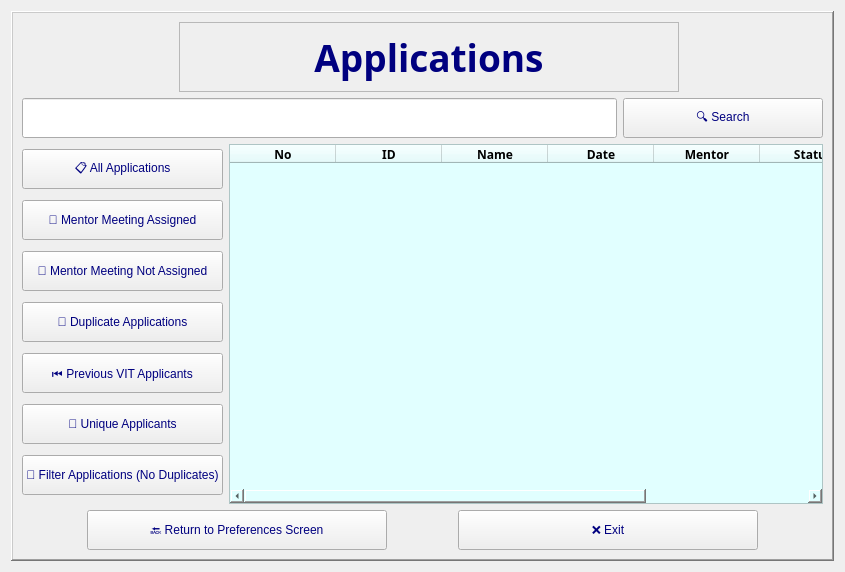
<?xml version="1.0" encoding="UTF-8"?>
<ui version="4.0">
 <class>Applications_page</class>
 <widget class="QWidget" name="Applications_page">
  <property name="geometry">
   <rect>
    <x>0</x>
    <y>0</y>
    <width>845</width>
    <height>572</height>
   </rect>
  </property>
  <property name="windowTitle">
   <string>Applications</string>
  </property>
  <layout class="QGridLayout" name="gridLayout_2">
   <item row="0" column="0">
    <widget class="QFrame" name="frame">
     <property name="frameShape">
      <enum>QFrame::WinPanel</enum>
     </property>
     <property name="frameShadow">
      <enum>QFrame::Raised</enum>
     </property>
     <layout class="QGridLayout" name="gridLayout">
      <item row="0" column="0" colspan="2">
       <layout class="QHBoxLayout" name="horizontalLayout_5">
        <item>
         <widget class="QLabel" name="label">
          <property name="maximumSize">
           <size>
            <width>160</width>
            <height>50</height>
           </size>
          </property>
          <property name="autoFillBackground">
           <bool>false</bool>
          </property>
          <property name="text">
           <string/>
          </property>
          <property name="pixmap">
           <pixmap resource="../images/crm_project.qrc">:/logo_wh/logo.png</pixmap>
          </property>
          <property name="scaledContents">
           <bool>true</bool>
          </property>
         </widget>
        </item>
        <item>
         <spacer name="horizontalSpacer_3">
          <property name="orientation">
           <enum>Qt::Horizontal</enum>
          </property>
          <property name="sizeHint" stdset="0">
           <size>
            <width>40</width>
            <height>20</height>
           </size>
          </property>
         </spacer>
        </item>
        <item>
         <widget class="QLabel" name="label_applications">
          <property name="minimumSize">
           <size>
            <width>500</width>
            <height>70</height>
           </size>
          </property>
          <property name="maximumSize">
           <size>
            <width>400</width>
            <height>70</height>
           </size>
          </property>
          <property name="palette">
           <palette>
            <active>
             <colorrole role="WindowText">
              <brush brushstyle="SolidPattern">
               <color alpha="255">
                <red>0</red>
                <green>0</green>
                <blue>127</blue>
               </color>
              </brush>
             </colorrole>
            </active>
            <inactive>
             <colorrole role="WindowText">
              <brush brushstyle="SolidPattern">
               <color alpha="255">
                <red>0</red>
                <green>0</green>
                <blue>127</blue>
               </color>
              </brush>
             </colorrole>
            </inactive>
            <disabled/>
           </palette>
          </property>
          <property name="font">
           <font>
            <family>Bahnschrift SemiBold SemiConden</family>
            <pointsize>28</pointsize>
            <bold>true</bold>
            <stylestrategy>PreferDefault</stylestrategy>
           </font>
          </property>
          <property name="mouseTracking">
           <bool>true</bool>
          </property>
          <property name="contextMenuPolicy">
           <enum>Qt::DefaultContextMenu</enum>
          </property>
          <property name="autoFillBackground">
           <bool>false</bool>
          </property>
          <property name="frameShape">
           <enum>QFrame::StyledPanel</enum>
          </property>
          <property name="frameShadow">
           <enum>QFrame::Raised</enum>
          </property>
          <property name="lineWidth">
           <number>3</number>
          </property>
          <property name="midLineWidth">
           <number>1</number>
          </property>
          <property name="text">
           <string>Applications</string>
          </property>
          <property name="textFormat">
           <enum>Qt::AutoText</enum>
          </property>
          <property name="scaledContents">
           <bool>false</bool>
          </property>
          <property name="alignment">
           <set>Qt::AlignCenter</set>
          </property>
          <property name="wordWrap">
           <bool>false</bool>
          </property>
          <property name="openExternalLinks">
           <bool>false</bool>
          </property>
         </widget>
        </item>
        <item>
         <spacer name="horizontalSpacer_4">
          <property name="orientation">
           <enum>Qt::Horizontal</enum>
          </property>
          <property name="sizeHint" stdset="0">
           <size>
            <width>40</width>
            <height>20</height>
           </size>
          </property>
         </spacer>
        </item>
       </layout>
      </item>
      <item row="1" column="0" colspan="2">
       <layout class="QHBoxLayout" name="horizontalLayout_7">
        <item>
         <widget class="QLineEdit" name="inputSearch">
          <property name="minimumSize">
           <size>
            <width>0</width>
            <height>40</height>
           </size>
          </property>
          <property name="maximumSize">
           <size>
            <width>16777215</width>
            <height>40</height>
           </size>
          </property>
          <property name="text">
           <string/>
          </property>
          <property name="placeholderText">
           <string/>
          </property>
         </widget>
        </item>
        <item>
         <widget class="QPushButton" name="btnSearch">
          <property name="minimumSize">
           <size>
            <width>200</width>
            <height>40</height>
           </size>
          </property>
          <property name="maximumSize">
           <size>
            <width>16777215</width>
            <height>40</height>
           </size>
          </property>
          <property name="palette">
           <palette>
            <active>
             <colorrole role="ButtonText">
              <brush brushstyle="SolidPattern">
               <color alpha="255">
                <red>0</red>
                <green>0</green>
                <blue>127</blue>
               </color>
              </brush>
             </colorrole>
            </active>
            <inactive>
             <colorrole role="ButtonText">
              <brush brushstyle="SolidPattern">
               <color alpha="255">
                <red>0</red>
                <green>0</green>
                <blue>127</blue>
               </color>
              </brush>
             </colorrole>
            </inactive>
            <disabled/>
           </palette>
          </property>
          <property name="text">
           <string>🔍 Search</string>
          </property>
         </widget>
        </item>
       </layout>
      </item>
      <item row="2" column="0">
       <layout class="QHBoxLayout" name="horizontalLayout_2">
        <item>
         <layout class="QVBoxLayout" name="verticalLayout">
          <item>
           <widget class="QPushButton" name="btnAllApplications">
            <property name="minimumSize">
             <size>
              <width>0</width>
              <height>0</height>
             </size>
            </property>
            <property name="maximumSize">
             <size>
              <width>16777215</width>
              <height>40</height>
             </size>
            </property>
            <property name="palette">
             <palette>
              <active>
               <colorrole role="ButtonText">
                <brush brushstyle="SolidPattern">
                 <color alpha="255">
                  <red>0</red>
                  <green>0</green>
                  <blue>127</blue>
                 </color>
                </brush>
               </colorrole>
              </active>
              <inactive>
               <colorrole role="ButtonText">
                <brush brushstyle="SolidPattern">
                 <color alpha="255">
                  <red>0</red>
                  <green>0</green>
                  <blue>127</blue>
                 </color>
                </brush>
               </colorrole>
              </inactive>
              <disabled/>
             </palette>
            </property>
            <property name="text">
             <string>📋 All Applications</string>
            </property>
           </widget>
          </item>
          <item>
           <widget class="QPushButton" name="btnMentorDefined">
            <property name="minimumSize">
             <size>
              <width>0</width>
              <height>0</height>
             </size>
            </property>
            <property name="maximumSize">
             <size>
              <width>16777215</width>
              <height>40</height>
             </size>
            </property>
            <property name="palette">
             <palette>
              <active>
               <colorrole role="ButtonText">
                <brush brushstyle="SolidPattern">
                 <color alpha="255">
                  <red>0</red>
                  <green>0</green>
                  <blue>127</blue>
                 </color>
                </brush>
               </colorrole>
              </active>
              <inactive>
               <colorrole role="ButtonText">
                <brush brushstyle="SolidPattern">
                 <color alpha="255">
                  <red>0</red>
                  <green>0</green>
                  <blue>127</blue>
                 </color>
                </brush>
               </colorrole>
              </inactive>
              <disabled/>
             </palette>
            </property>
            <property name="text">
             <string>👥 Mentor Meeting Assigned</string>
            </property>
           </widget>
          </item>
          <item>
           <widget class="QPushButton" name="btnMentorUndefined">
            <property name="minimumSize">
             <size>
              <width>0</width>
              <height>0</height>
             </size>
            </property>
            <property name="maximumSize">
             <size>
              <width>16777215</width>
              <height>40</height>
             </size>
            </property>
            <property name="palette">
             <palette>
              <active>
               <colorrole role="ButtonText">
                <brush brushstyle="SolidPattern">
                 <color alpha="255">
                  <red>0</red>
                  <green>0</green>
                  <blue>127</blue>
                 </color>
                </brush>
               </colorrole>
              </active>
              <inactive>
               <colorrole role="ButtonText">
                <brush brushstyle="SolidPattern">
                 <color alpha="255">
                  <red>0</red>
                  <green>0</green>
                  <blue>127</blue>
                 </color>
                </brush>
               </colorrole>
              </inactive>
              <disabled/>
             </palette>
            </property>
            <property name="text">
             <string>🚫 Mentor Meeting Not Assigned</string>
            </property>
           </widget>
          </item>
          <item>
           <widget class="QPushButton" name="btnVIT1Records">
            <property name="minimumSize">
             <size>
              <width>0</width>
              <height>0</height>
             </size>
            </property>
            <property name="maximumSize">
             <size>
              <width>16777215</width>
              <height>40</height>
             </size>
            </property>
            <property name="palette">
             <palette>
              <active>
               <colorrole role="ButtonText">
                <brush brushstyle="SolidPattern">
                 <color alpha="255">
                  <red>0</red>
                  <green>0</green>
                  <blue>127</blue>
                 </color>
                </brush>
               </colorrole>
              </active>
              <inactive>
               <colorrole role="ButtonText">
                <brush brushstyle="SolidPattern">
                 <color alpha="255">
                  <red>0</red>
                  <green>0</green>
                  <blue>127</blue>
                 </color>
                </brush>
               </colorrole>
              </inactive>
              <disabled/>
             </palette>
            </property>
            <property name="text">
             <string>🔁 Duplicate Applications</string>
            </property>
           </widget>
          </item>
          <item>
           <widget class="QPushButton" name="btnVIT2Records">
            <property name="minimumSize">
             <size>
              <width>0</width>
              <height>0</height>
             </size>
            </property>
            <property name="maximumSize">
             <size>
              <width>16777215</width>
              <height>40</height>
             </size>
            </property>
            <property name="palette">
             <palette>
              <active>
               <colorrole role="ButtonText">
                <brush brushstyle="SolidPattern">
                 <color alpha="255">
                  <red>0</red>
                  <green>0</green>
                  <blue>127</blue>
                 </color>
                </brush>
               </colorrole>
              </active>
              <inactive>
               <colorrole role="ButtonText">
                <brush brushstyle="SolidPattern">
                 <color alpha="255">
                  <red>0</red>
                  <green>0</green>
                  <blue>127</blue>
                 </color>
                </brush>
               </colorrole>
              </inactive>
              <disabled/>
             </palette>
            </property>
            <property name="text">
             <string>⏮️ Previous VIT Applicants</string>
            </property>
           </widget>
          </item>
          <item>
           <widget class="QPushButton" name="pushButton">
            <property name="minimumSize">
             <size>
              <width>0</width>
              <height>0</height>
             </size>
            </property>
            <property name="maximumSize">
             <size>
              <width>16777215</width>
              <height>40</height>
             </size>
            </property>
            <property name="palette">
             <palette>
              <active>
               <colorrole role="ButtonText">
                <brush brushstyle="SolidPattern">
                 <color alpha="255">
                  <red>0</red>
                  <green>0</green>
                  <blue>127</blue>
                 </color>
                </brush>
               </colorrole>
              </active>
              <inactive>
               <colorrole role="ButtonText">
                <brush brushstyle="SolidPattern">
                 <color alpha="255">
                  <red>0</red>
                  <green>0</green>
                  <blue>127</blue>
                 </color>
                </brush>
               </colorrole>
              </inactive>
              <disabled/>
             </palette>
            </property>
            <property name="text">
             <string>🧩 Unique Applicants</string>
            </property>
           </widget>
          </item>
          <item>
           <widget class="QPushButton" name="pushButton_2">
            <property name="minimumSize">
             <size>
              <width>0</width>
              <height>0</height>
             </size>
            </property>
            <property name="maximumSize">
             <size>
              <width>16777215</width>
              <height>40</height>
             </size>
            </property>
            <property name="palette">
             <palette>
              <active>
               <colorrole role="ButtonText">
                <brush brushstyle="SolidPattern">
                 <color alpha="255">
                  <red>0</red>
                  <green>0</green>
                  <blue>127</blue>
                 </color>
                </brush>
               </colorrole>
              </active>
              <inactive>
               <colorrole role="ButtonText">
                <brush brushstyle="SolidPattern">
                 <color alpha="255">
                  <red>0</red>
                  <green>0</green>
                  <blue>127</blue>
                 </color>
                </brush>
               </colorrole>
              </inactive>
              <disabled/>
             </palette>
            </property>
            <property name="text">
             <string>🧹 Filter Applications (No Duplicates)</string>
            </property>
           </widget>
          </item>
         </layout>
        </item>
       </layout>
      </item>
      <item row="2" column="1">
       <widget class="QTableWidget" name="tableApplications">
        <property name="enabled">
         <bool>true</bool>
        </property>
        <property name="minimumSize">
         <size>
          <width>0</width>
          <height>0</height>
         </size>
        </property>
        <property name="maximumSize">
         <size>
          <width>16777215</width>
          <height>400</height>
         </size>
        </property>
        <property name="font">
         <font>
          <family>Modern</family>
          <bold>false</bold>
          <kerning>true</kerning>
         </font>
        </property>
        <property name="styleSheet">
         <string notr="true">background-color: rgb(225, 255, 255);
selection-color: rgb(85, 170, 255);</string>
        </property>
        <attribute name="horizontalHeaderVisible">
         <bool>true</bool>
        </attribute>
        <attribute name="horizontalHeaderCascadingSectionResizes">
         <bool>false</bool>
        </attribute>
        <attribute name="horizontalHeaderDefaultSectionSize">
         <number>106</number>
        </attribute>
        <attribute name="horizontalHeaderHighlightSections">
         <bool>true</bool>
        </attribute>
        <attribute name="horizontalHeaderStretchLastSection">
         <bool>false</bool>
        </attribute>
        <column>
         <property name="text">
          <string>No</string>
         </property>
         <property name="font">
          <font>
           <bold>true</bold>
           <kerning>false</kerning>
          </font>
         </property>
        </column>
        <column>
         <property name="text">
          <string>ID</string>
         </property>
         <property name="font">
          <font>
           <bold>true</bold>
          </font>
         </property>
        </column>
        <column>
         <property name="text">
          <string>Name</string>
         </property>
         <property name="font">
          <font>
           <bold>true</bold>
          </font>
         </property>
        </column>
        <column>
         <property name="text">
          <string>Date</string>
         </property>
         <property name="font">
          <font>
           <bold>true</bold>
          </font>
         </property>
        </column>
        <column>
         <property name="text">
          <string>Mentor</string>
         </property>
         <property name="font">
          <font>
           <bold>true</bold>
          </font>
         </property>
        </column>
        <column>
         <property name="text">
          <string>Status</string>
         </property>
         <property name="font">
          <font>
           <bold>true</bold>
          </font>
         </property>
        </column>
        <column>
         <property name="text">
          <string>Interview</string>
         </property>
         <property name="font">
          <font>
           <bold>true</bold>
          </font>
         </property>
        </column>
       </widget>
      </item>
      <item row="3" column="0" colspan="2">
       <layout class="QHBoxLayout" name="horizontalLayout">
        <item>
         <spacer name="horizontalSpacer">
          <property name="orientation">
           <enum>Qt::Horizontal</enum>
          </property>
          <property name="sizeHint" stdset="0">
           <size>
            <width>40</width>
            <height>20</height>
           </size>
          </property>
         </spacer>
        </item>
        <item>
         <widget class="QPushButton" name="btnReturnPreferences">
          <property name="minimumSize">
           <size>
            <width>300</width>
            <height>40</height>
           </size>
          </property>
          <property name="maximumSize">
           <size>
            <width>200</width>
            <height>40</height>
           </size>
          </property>
          <property name="palette">
           <palette>
            <active>
             <colorrole role="ButtonText">
              <brush brushstyle="SolidPattern">
               <color alpha="255">
                <red>0</red>
                <green>0</green>
                <blue>127</blue>
               </color>
              </brush>
             </colorrole>
            </active>
            <inactive>
             <colorrole role="ButtonText">
              <brush brushstyle="SolidPattern">
               <color alpha="255">
                <red>0</red>
                <green>0</green>
                <blue>127</blue>
               </color>
              </brush>
             </colorrole>
            </inactive>
            <disabled/>
           </palette>
          </property>
          <property name="text">
           <string>🔙 Return to Preferences Screen</string>
          </property>
         </widget>
        </item>
        <item>
         <spacer name="horizontalSpacer_5">
          <property name="orientation">
           <enum>Qt::Horizontal</enum>
          </property>
          <property name="sizeHint" stdset="0">
           <size>
            <width>40</width>
            <height>20</height>
           </size>
          </property>
         </spacer>
        </item>
        <item>
         <widget class="QPushButton" name="btnReturnPreferences_2">
          <property name="minimumSize">
           <size>
            <width>300</width>
            <height>40</height>
           </size>
          </property>
          <property name="maximumSize">
           <size>
            <width>200</width>
            <height>40</height>
           </size>
          </property>
          <property name="palette">
           <palette>
            <active>
             <colorrole role="ButtonText">
              <brush brushstyle="SolidPattern">
               <color alpha="255">
                <red>0</red>
                <green>0</green>
                <blue>127</blue>
               </color>
              </brush>
             </colorrole>
            </active>
            <inactive>
             <colorrole role="ButtonText">
              <brush brushstyle="SolidPattern">
               <color alpha="255">
                <red>0</red>
                <green>0</green>
                <blue>127</blue>
               </color>
              </brush>
             </colorrole>
            </inactive>
            <disabled/>
           </palette>
          </property>
          <property name="text">
           <string>❌ Exit</string>
          </property>
         </widget>
        </item>
        <item>
         <spacer name="horizontalSpacer_2">
          <property name="orientation">
           <enum>Qt::Horizontal</enum>
          </property>
          <property name="sizeHint" stdset="0">
           <size>
            <width>40</width>
            <height>20</height>
           </size>
          </property>
         </spacer>
        </item>
       </layout>
      </item>
     </layout>
    </widget>
   </item>
  </layout>
 </widget>
 <resources>
  <include location="../images/crm_project.qrc"/>
 </resources>
 <connections/>
</ui>
